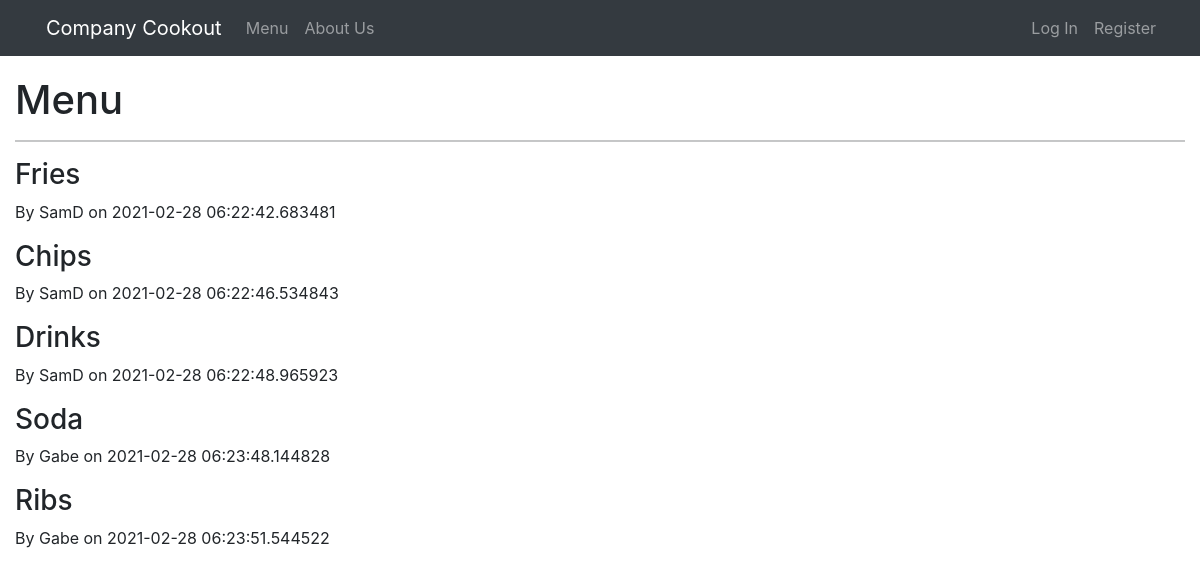
The page /menu on the database its author committed.
### app/models.py (models this page shows, shortened)
class Item(db.Model, UserMixin):
    id = db.Column(db.Integer, primary_key=True, autoincrement=True)
    label = db.Column(db.String(30), nullable=False)
    date_added = db.Column(db.DateTime, nullable=False,
                           default=datetime.utcnow)
    employee_id = db.Column(db.Integer, db.ForeignKey(
        'employee.id'), nullable=False)
    employee = db.relationship("Employee", back_populates="items")

class Employee(db.Model, UserMixin):
    id = db.Column(db.Integer, primary_key=True)
    username = db.Column(db.String(30), unique=True, nullable=False)
    password = db.Column(db.String(60), nullable=False)
    items = db.relationship('Item', back_populates="employee")

### app/routes.py (the view)
@app.route('/menu')
def menu():
    items = Item.query.all()
    return render_template("menu.html", items=items)

### app/templates/menu.html (shortened to what this page needs)
{% extends 'base.html' %}
{% block content %}
<div class="container-fluid">
    <h1>Menu</h1>
    <hr>
    {% for item in items %}
        <h3>{{ item.label }}</h3>
        <p>By {{ item.employee.username }} on {{ item.date_added }}</p>
    {% endfor %}
</div>
{% endblock %}

### app/templates/base.html (shortened to what this page needs)
<!doctype html>
<html lang="en">
<head>
    <link href="https://cdn.jsdelivr.net/npm/bootstrap@5.0.0-beta2/dist/css/bootstrap.min.css" rel="stylesheet"
>
    <link rel="stylesheet" href="https://maxcdn.bootstrapcdn.com/bootstrap/4.5.2/css/bootstrap.min.css">
    <link rel="stylesheet" href="{{ url_for('static', filename='main.css') }}" />
</head>
</head>
<body>
    <nav class="navbar navbar-expand-md navbar-dark bg-dark">
        <a class="navbar-brand" href="{{ url_for('home') }}" style="position: relative; left: 30px;">Company Cookout</a>
        <div class="collapse navbar-collapse" id="navbarsExample04">
            <div class="navbar-nav mr-auto">
                <a class="nav-link" href="{{ url_for('menu') }}" style="position: relative; left: 30px;">Menu
                </a>
                <a class="nav-link" href="{{ url_for('about') }}" style="position: relative; left: 30px;">About Us
                </a>
            </div>
            <div class="navbar-nav" style="margin-right: 50px;">
                {% if current_user.is_authenticated %}
                <a class="nav-link" href="{{ url_for('account') }}" style="position: relative; left: 30px;">Account
                <a class="nav-link" href="{{ url_for('logout') }}" style="position: relative; left: 30px;">Log Out
                </a>
                {% else %}
                    <a class="nav-link" href="{{ url_for('login') }}" style="position: relative; left: 30px;">Log In
                    </a>
                    <a class="nav-link" href="{{ url_for('register') }}" style="position: relative; left: 30px;">Register
                    </a>
                {% endif %}
            </div>
        </div>
    </nav>
    <div>
        {% block content %}{% endblock %}
    </div>
</body>
</html>

### app/static/main.css (style rules this page uses)
body { padding-bottom: 20px; }
.navbar { margin-bottom: 20px; }

### rows shown on the page
Item: label "Fries", employee.username "SamD", date_added "2021-02-28 06:22:42.683481"
Item: label "Chips", employee.username "SamD", date_added "2021-02-28 06:22:46.534843"
Item: label "Drinks", employee.username "SamD", date_added "2021-02-28 06:22:48.965923"
Item: label "Soda", employee.username "Gabe", date_added "2021-02-28 06:23:48.144828"
Item: label "Ribs", employee.username "Gabe", date_added "2021-02-28 06:23:51.544522"
